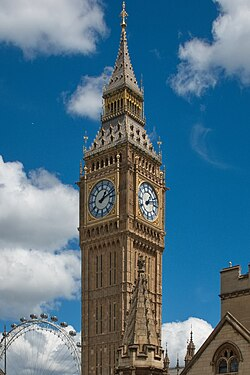
#> input picture src/services/test/bigben.jpg, 250 x 375 px
$ python -i image_utils.py   (imports and definitions only)
#> lines starting #> are read from the running program, lines starting #| are printed output that depends on the picture
#> in preprocess_image, image is the input picture: PIL image 250x375 RGB; mean R, G, B 81.3, 115.5, 135.1
import math
from PIL import Image

def pad_to_square(img):
    """Pads an image to make it a perfect square using black background."""
    w, h = img.size
#> w = 250; h = 375
    size = max(w, h)
#> size = 375
    new_img = Image.new("RGB", (size, size), (0, 0, 0))
#> new_img: PIL image 375x375 RGB; every value is 0
    new_img.paste(img, ((size - w) // 2, (size - h) // 2))
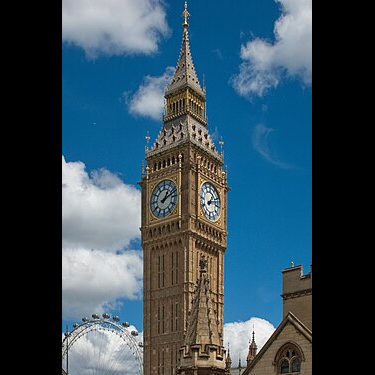
#> new_img: PIL image 375x375 RGB; mean R, G, B 54.2, 77, 90.1
    return new_img

def smart_resize_by_tokens(img, target_tokens=196, patch_size=28):
    """Resizes an image intelligently based on token count and patch size."""
#> called with target_tokens = 196, patch_size = 28
    w, h = img.size
#> w = 375; h = 375
    target_grid = int(math.sqrt(target_tokens))

    scale = (target_grid * patch_size) / max(w, h)
#> scale = 1.05
    scale = min(scale, 1.0)
#> scale = 1

    new_w = int(w * scale)
#> new_w = 375
    new_h = int(h * scale)
#> new_h = 375

    new_w = max(patch_size, (new_w // patch_size) * patch_size)
#> new_w = 364
    new_h = max(patch_size, (new_h // patch_size) * patch_size)
#> new_h = 364

    try:
        resample_filter = Image.Resampling.LANCZOS
    except AttributeError:
        resample_filter = Image.LANCZOS

    return img.resize((new_w, new_h), resample_filter)

def preprocess_image(image_input):
    """
    Main entry point for image preprocessing.
    Expects either a file path (str) or a PIL Image object.
    """
    if isinstance(image_input, str):
        image = Image.open(image_input).convert("RGB")
    else:
        image = image_input.convert("RGB")

    image = pad_to_square(image)
    image = smart_resize_by_tokens(image)
    return image

>>> result = preprocess_image('../../services/test/bigben.jpg')
